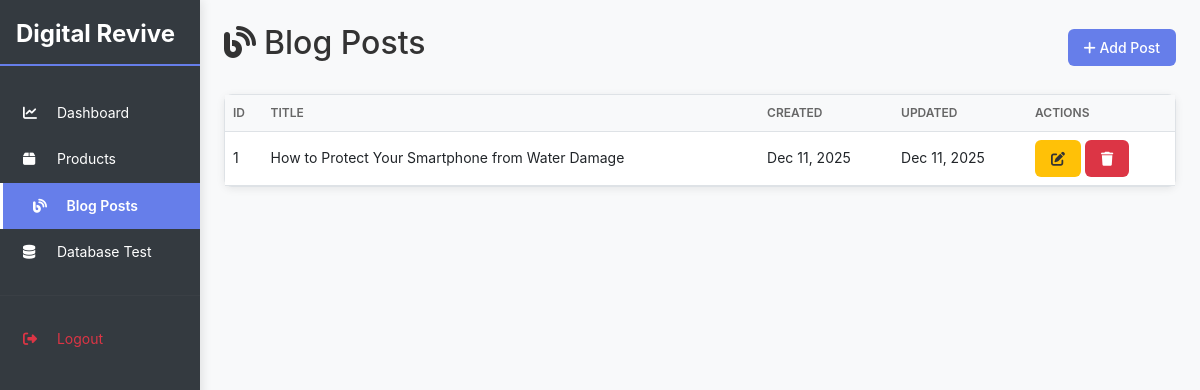
Screenshot of /admin/pages/blog.php (signed in) with the database file from the repository.
### tables this page shows
CREATE TABLE IF NOT EXISTS blog_posts (
    id INT PRIMARY KEY AUTO_INCREMENT,
    title VARCHAR(255) NOT NULL,
    slug VARCHAR(255) UNIQUE NOT NULL,
    category_id INT,
    author_id INT NOT NULL,
    content LONGTEXT NOT NULL,
    featured_image VARCHAR(255),
    published BOOLEAN DEFAULT FALSE,
    created_at TIMESTAMP DEFAULT CURRENT_TIMESTAMP,
    updated_at TIMESTAMP DEFAULT CURRENT_TIMESTAMP ON UPDATE CURRENT_TIMESTAMP,
    FOREIGN KEY (category_id) REFERENCES blog_categories(id) ON DELETE SET NULL,
    FOREIGN KEY (author_id) REFERENCES users(id) ON DELETE CASCADE
);

### admin/pages/blog.php (the view, shortened to what this page needs)
<?php
require_once '../../config/db.php';
$blog_posts = [];
$page = intval($_GET['page'] ?? 1);
$per_page = 10;
$offset = ($page - 1) * $per_page;
try {
    $stmt = $conn->prepare("
        SELECT id, title, slug, featured_image, created_at, updated_at
        FROM blog_posts
        ORDER BY created_at DESC
        LIMIT ? OFFSET ?
    ");
    $stmt->execute([$per_page, $offset]);
    $blog_posts = $stmt->fetchAll();
} catch(PDOException $e) {
    $error = 'Error loading blog posts: ' . $e->getMessage();
}
?>
<!DOCTYPE html>
<html lang="en">
<head>
    <link href="https://cdn.jsdelivr.net/npm/bootstrap@5.3.0/dist/css/bootstrap.min.css" rel="stylesheet">
    <link href="https://cdnjs.cloudflare.com/ajax/libs/font-awesome/6.4.0/css/all.min.css" rel="stylesheet">
    <link href="../assets/css/admin.css" rel="stylesheet">
</head>
<body>
    <div class="container-fluid">
        <div class="row">
            <div class="col-md-2 sidebar">
                <h4 class="text-white px-3 mb-4">Digital Revive</h4>
                <a href="dashboard.php">
                    <i class="fas fa-chart-line"></i> Dashboard
                </a>
                <a href="products.php">
                    <i class="fas fa-box"></i> Products
                </a>
                <a href="blog.php" class="active">
                    <i class="fas fa-blog"></i> Blog Posts
                </a>
                <a href="db-test.php">
                    <i class="fas fa-database"></i> Database Test
                </a>
                <hr class="text-white">
                <a href="logout.php" class="text-danger">
                    <i class="fas fa-sign-out-alt"></i> Logout
                </a>
            </div>
            <div class="col-md-10 p-4">
                <div class="d-flex justify-content-between align-items-center mb-4">
                    <h2><i class="fas fa-blog me-2"></i>Blog Posts</h2>
                    <a href="add_blog.php" class="btn btn-primary">
                        <i class="fas fa-plus"></i> Add Post
                    </a>
                </div>
                <div class="card">
                    <div class="card-body p-0">
                        <?php if (empty($blog_posts)): ?>
                            <div class="text-center p-5">
                                <p class="text-muted">No blog posts found. <a href="add_blog.php">Create one</a></p>
                            </div>
                        <?php else: ?>
                            <table class="table table-hover mb-0">
                                <thead class="table-light">
                                    <tr>
                                        <th>ID</th>
                                        <th>Title</th>
                                        <th>Created</th>
                                        <th>Updated</th>
                                        <th>Actions</th>
                                    </tr>
                                </thead>
                                <tbody>
                                    <?php foreach ($blog_posts as $post): ?>
                                        <tr>
                                            <td><?php echo $post['id']; ?></td>
                                            <td><?php echo htmlspecialchars($post['title']); ?></td>
                                            <td><?php echo date('M d, Y', strtotime($post['created_at'])); ?></td>
                                            <td><?php echo date('M d, Y', strtotime($post['updated_at'])); ?></td>
                                            <td>
                                                <a href="edit_blog.php?id=<?php echo $post['id']; ?>" class="btn btn-sm btn-warning">
                                                    <i class="fas fa-edit"></i>
                                                </a>
                                                <form method="POST" style="display:inline;" onsubmit="return confirm('Delete this post?');">
                                                    <button type="submit" class="btn btn-sm btn-danger">
                                                        <i class="fas fa-trash"></i>
                                                    </button>
                                                </form>
                                            </td>
                                        </tr>
                                    <?php endforeach; ?>
                                </tbody>
                            </table>
                        <?php endif; ?>
                    </div>
                </div>
            </div>
        </div>
    </div>
</body>
</html>

### admin/assets/css/admin.css (style rules this page uses)
* { margin: 0; padding: 0; box-sizing: border-box; }
:root { --primary-color: #667eea; --dark-bg: #1a1a2e; --light-bg: #f8f9fa; --sidebar-bg: #343a40; --text-dark: #333; --text-light: #fff; --border-color: #dee2e6; --success-color: #28a745; --danger-color: #dc3545; --warning-color: #ffc107; --info-color: #17a2b8; }
body { background-color: var(--light-bg); color: var(--text-dark); font-family: -apple-system, BlinkMacSystemFont, "Segoe UI", Roboto, "Helvetica Neue", Arial, sans-serif; font-size: 14px; line-height: 1.6; }
a { color: var(--primary-color); text-decoration: none; transition: color 0.3s ease; }
.sidebar { background-color: var(--sidebar-bg); min-height: 100vh; padding: 20px 0; position: sticky; top: 0; box-shadow: 2px 0 10px rgba(0, 0, 0, 0.1); }
.sidebar h4 { color: var(--text-light); padding: 0 20px; margin-bottom: 30px; font-weight: 700; border-bottom: 2px solid var(--primary-color); padding-bottom: 15px; }
.sidebar a { color: #bbb; text-decoration: none; padding: 12px 20px; display: block; transition: all 0.3s ease; border-left: 3px solid transparent; }
.sidebar a i { margin-right: 10px; width: 20px; }
.sidebar a.active { background-color: var(--primary-color); color: var(--text-light); padding-left: 30px; border-left-color: #fff; font-weight: 600; }
.sidebar hr { border-color: rgba(255, 255, 255, 0.1); margin: 20px 0; }
.card { background: white; border: 1px solid var(--border-color); border-radius: 8px; box-shadow: 0 2px 8px rgba(0, 0, 0, 0.08); transition: box-shadow 0.3s ease; }
.card-body { padding: 20px; }
.table { margin-bottom: 0; }
.table thead th { background-color: #f8f9fa; border-color: var(--border-color); font-weight: 600; text-transform: uppercase; font-size: 12px; color: #666; }
.table tbody tr { transition: background-color 0.2s ease; }
.table td { border-color: var(--border-color); vertical-align: middle; }
.btn { padding: 8px 16px; border-radius: 6px; font-weight: 500; transition: all 0.3s ease; border: none; cursor: pointer; font-size: 14px; }
.btn-primary { background-color: var(--primary-color); color: white; }
.btn-danger { background-color: var(--danger-color); color: white; }
.btn-warning { background-color: var(--warning-color); color: #333; }
.card, .stat-card, .alert { animation: slideIn 0.3s ease; }

### admin/pages/blog.php (style rules this page uses)
body { background-color: #f8f9fa; }
.sidebar { background-color: #343a40; min-height: 100vh; padding: 20px 0; }
.sidebar a { color: #fff; text-decoration: none; padding: 12px 20px; display: block; transition: all 0.3s; }
.sidebar a:hover, .sidebar a.active { background-color: #667eea; padding-left: 30px; }

### rows the page displays
blog_posts: id "1", title "How to Protect Your Smartphone from Water Damage", created_at "Dec 11, 2025", updated_at "Dec 11, 2025"
